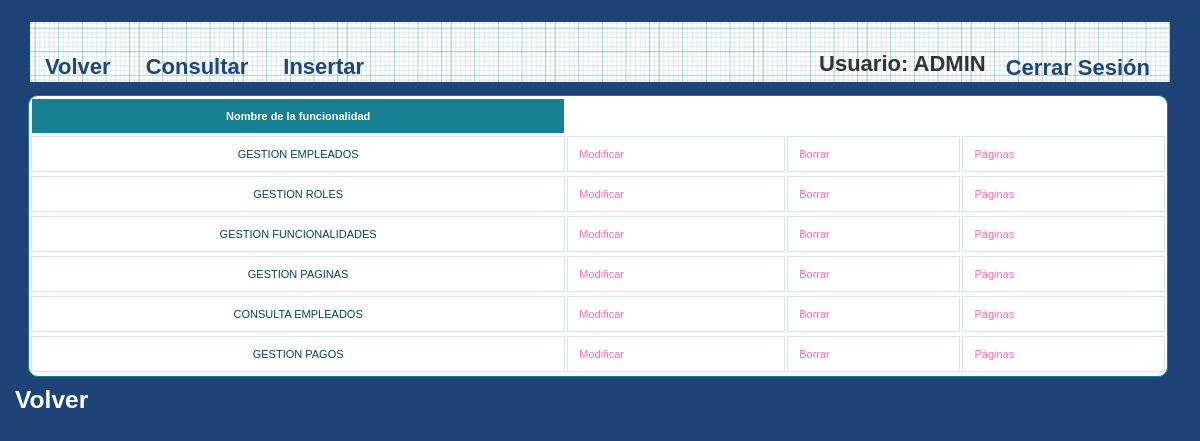
Page /et3_iu/Controllers/FUNCIONALIDAD_Controller.php (signed in) on the earlier database version.
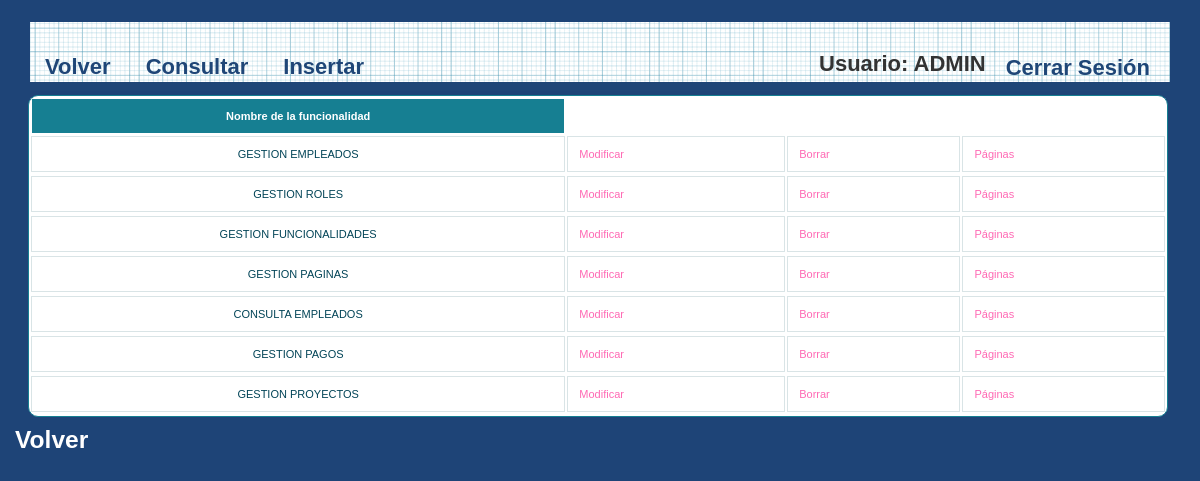
Same page on the later database version.
### tables this page shows
CREATE TABLE IF NOT EXISTS `FUNCIONALIDAD` (
`FUNCIONALIDAD_ID` int(10) NOT NULL,
  `FUNCIONALIDAD_NOM` varchar(80) NOT NULL
);

### et3_iu/Controllers/FUNCIONALIDAD_Controller.php (called while the page is built, shortened)
<?php
include '../Models/FUNCIONALIDAD_Model.php';
	Switch ($_REQUEST['accion']){
		default:
			if (!isset($_REQUEST['FUNCIONALIDAD_NOM'])){
				$funcionalidad = new FUNCIONALIDAD_MODEL('', '');
			}
			else {
				$rol=get_data_form();
			}
			$datos = $funcionalidad->ConsultarTodo();
			if(!tienePermisos('FUNCIONALIDAD_Show')){
				new Mensaje('No tienes los permisos necesarios','../Views/DEFAULT_Vista.php');
			}
			else {
				new FUNCIONALIDAD_Show($datos, '../Views/DEFAULT_Vista.php');
			}
	}
?>

### et3_iu/Models/FUNCIONALIDAD_Model.php (called while the page is built, shortened)
<?php
class FUNCIONALIDAD_MODEL
{
	var $mysqli;
function ConectarBD()
{
    $this->mysqli = new mysqli( "localhost", "iu2016", "iu2016", "IU2016");
}
	function ConsultarTodo()
	{
		$sql = "select * from FUNCIONALIDAD ORDER BY FUNCIONALIDAD_ID";
		if (!($resultado = $this->mysqli->query($sql))){
			return 'Error en la consulta sobre la base de datos';
		}
		else{
			$toret=array();
			$i=0;
			while ($fila= $resultado->fetch_array()) {
				$toret[$i]=$fila;
				$i++;
			}
			return $toret;
		}
	}
}
?>

### et3_iu/Views/FUNCIONALIDAD_SHOW_ALL_Vista.php (the view, shortened to what this page needs)
<?php
class FUNCIONALIDAD_Show{
	private $datos;
	private $volver;
	function __construct($array, $volver){
		$this->datos = $array;
		$this->volver = $volver;
		$this->render();
	}
	function render(){
		?>
		<head><link rel="stylesheet" href="../Styles/styles.css" type="text/css" media="screen" /></head>
			<p>
				<h2>
					<div>
						<?php
						$lista = array('FUNCIONALIDAD_NOM');
						?>
						<head>
							<link rel="stylesheet" href="../Styles/styles.css" type="text/css" media="screen" />
							<link rel="stylesheet" type="text/css" href="../Styles/print.css" media="print" />
						</head>
						<div id="wrapper">
							<nav>
								<div class="menu">
									<ul>
										<li><a href="../Functions/Desconectar.php"><?php echo  $strings['Cerrar Sesión']; ?></a></li>
										<li><?php echo $strings['Usuario'].": ". $_SESSION['login']; ?></li>
									</ul>
									<?php echo '<a href=\'' . $this->volver . "'>" . $strings['Volver'] . " </a>"; ?></li>
									<a href='./FUNCIONALIDAD_Controller.php?accion=<?php echo $strings['Consultar']?>'><?php echo $strings['Consultar']?></a>
									<a href='./FUNCIONALIDAD_Controller.php?accion=<?php echo $strings['Insertar']?>'><?php echo $strings['Insertar']?></a>
								</div>
							</nav>
						<table id='btable' border = 1>
							<tr>
								<?php
								foreach($lista as $titulo){
										echo "<th>";
									?>
									<?php
									echo $strings[$titulo];
									?>
									</th>
									<?php
								}
								?>
							</tr>
							<?php
							for ($j=0;$j<count($this->datos);$j++){
							echo "<tr>";
							foreach ($this->datos [$j] as $clave => $valor) {
                                for ($i = 0; $i < count($lista); $i++) {
                                    if ($clave === $lista[$i]) {
                                    ?>
                                    <?php
                                    echo "<td>";
                                    echo $valor;
                                    echo "</td>";
                                    }
                                }
                            }
							?>
							<td>
								<a href='FUNCIONALIDAD_Controller.php?FUNCIONALIDAD_NOM=<?php echo $this->datos[$j]['FUNCIONALIDAD_NOM'] . '&accion='.$strings['Modificar']; ?>'><?php echo $strings['Modificar']?></a>
							</td>
							<td>
								<a href='FUNCIONALIDAD_Controller.php?FUNCIONALIDAD_NOM=<?php echo $this->datos[$j]['FUNCIONALIDAD_NOM'] . '&accion='.$strings['Borrar']; ?>'><?php echo $strings['Borrar']?></a>
							</td>
								<td>
									<a href='FUNCIONALIDAD_Controller.php?FUNCIONALIDAD_NOM=<?php echo $this->datos[$j]['FUNCIONALIDAD_NOM'] . '&accion='.$strings['Paginas']; ?>'><?php echo $strings['Páginas']?></a>
								</td>
								<?php
								echo "<tr>";
								}
								?>
						</table>
					</div>
					<h3>
			<p>
				<?php
				echo '<a class="form-link" href=\'' . $this->volver . "'>" . $strings['Volver'] . " </a>";
				?>
				</h3>
			</p>
		<?php
	}
}

Differences in the rows shown:
added funcionalidad: FUNCIONALIDAD_NOM "GESTION PROYECTOS"
Other differences:
new list line: "Modificar Borrar Páginas"
